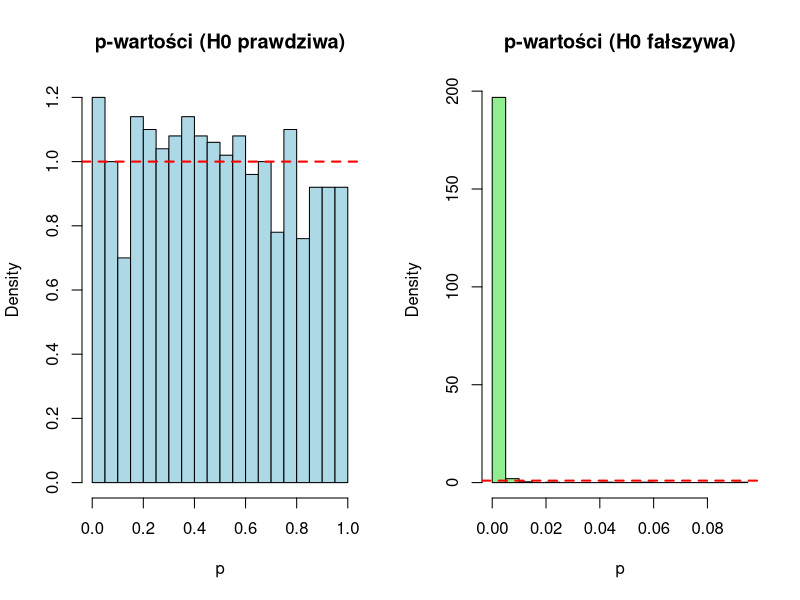
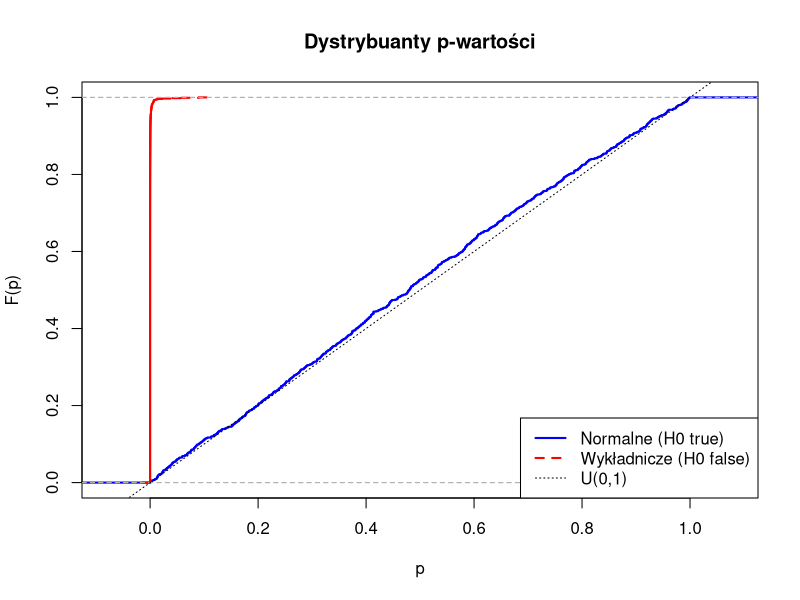

Write the R code that produced these figures, in order.
# a) H0 prawdziwa - próbki z rozkładu normalnego
p_wartosci_normalne <- replicate(1000, {
  proba <- rnorm(50)
  shapiro.test(proba)$p.value
})

# b) H0 fałszywa - próbki z rozkładu wykładniczego
p_wartosci_wykladnicze <- replicate(1000, {
  proba <- rexp(50, rate = 1)
  shapiro.test(proba)$p.value
})

# Test Kołmogorowa-Smirnowa dla zgodności z rozkładem jednostajnym [0,1]
ks_normalne <- ks.test(p_wartosci_normalne, "punif")
ks_wykladnicze <- ks.test(p_wartosci_wykladnicze, "punif")

cat("--- H0 prawdziwa (próbki normalne) ---\n")
print(ks_normalne)
cat("\n--- H0 fałszywa (próbki wykładnicze) ---\n")
print(ks_wykladnicze)

# Histogramy p-wartości
par(mfrow = c(1, 2))
hist(p_wartosci_normalne, breaks = 20, freq = FALSE,
     main = "p-wartości (H0 prawdziwa)", xlab = "p", col = "lightblue")
abline(h = 1, col = "red", lwd = 2, lty = 2)

hist(p_wartosci_wykladnicze, breaks = 20, freq = FALSE,
     main = "p-wartości (H0 fałszywa)", xlab = "p", col = "lightgreen")
abline(h = 1, col = "red", lwd = 2, lty = 2)
par(mfrow = c(1, 1))

# Dystrybuanty empiryczne
plot(ecdf(p_wartosci_normalne), col = "blue", lwd = 2,
     main = "Dystrybuanty p-wartości", xlab = "p", ylab = "F(p)")
lines(ecdf(p_wartosci_wykladnicze), col = "red", lwd = 2, lty = 2)
abline(0, 1, col = "black", lty = 3, lwd = 1)
legend("bottomright", legend = c("Normalne (H0 true)", "Wykładnicze (H0 false)", "U(0,1)"),
       col = c("blue", "red", "black"), lty = c(1, 2, 3), lwd = c(2, 2, 1))
